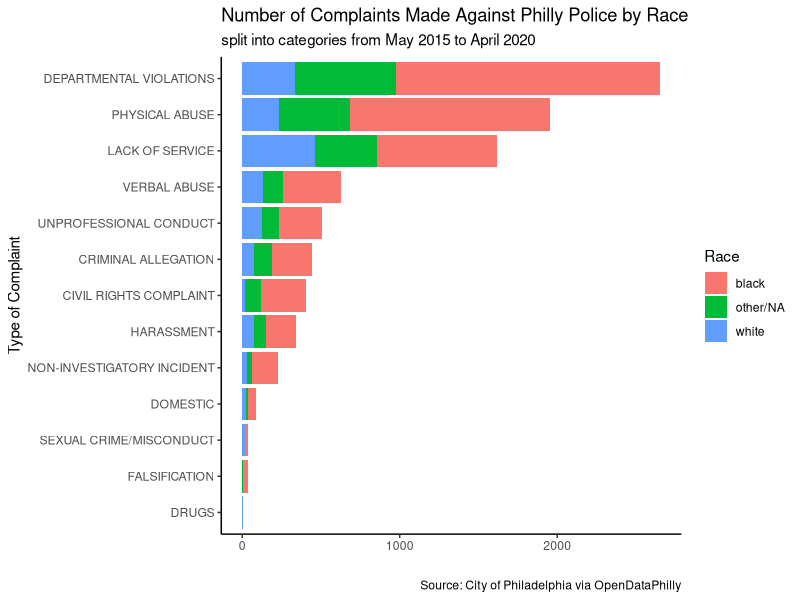
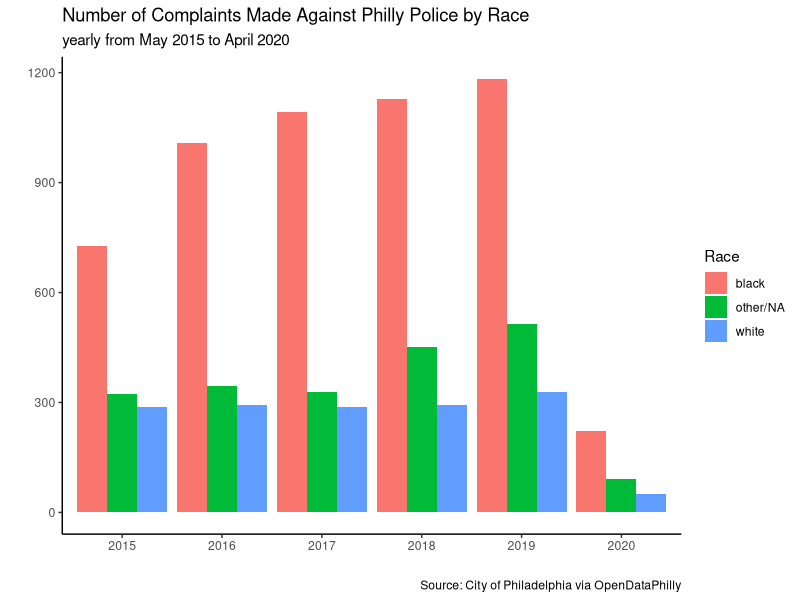

These figures' R source, in order:
## ---- chunk 1
knitr::opts_chunk$set(echo = TRUE)

# Loading in necessary packages

library(tidyverse)
library(scales)

# Reading in complaints data with details: https://www.opendataphilly.org/dataset/police-complaints

philly <- read_csv("data/ppd_complaints.csv", col_types = cols(
  complaint_id = col_character(),
  date_received = col_date(format = ""),
  district_occurrence = col_character(),
  general_cap_classification = col_character(),
  summary = col_character()
))

# Reading in complaints data with demographics

demographics <- read_csv("data/ppd_complainant_demographics.csv", col_types = cols(
  complaint_id = col_character(),
  complainant_sex = col_character(),
  complainant_race = col_character(),
  complainant_age = col_double()
))

# Reading in complaints data disciplines

disciplines <- read_csv("data/ppd_complaint_disciplines.csv", col_types = cols(
  complaint_id = col_character(),
  officer_id = col_double(),
  po_race = col_character(),
  po_sex = col_character(),
  po_assigned_unit = col_character(),
  allegations_investigated = col_character(),
  investigative_findings = col_character(),
  disciplinary_findings = col_character()
))

# Joining complaints with demographics and disciplines by complaint_id

philly_full <- philly %>%
  full_join(demographics, by = "complaint_id") %>%
  full_join(disciplines, by = "complaint_id")
## ---- chunk 2

# Cleaning data for visualization. I pull out the year from the date and then
# select the necessary variables. Next, I group complaints from people that are
# not White or Black and NA values into a separate group because they make up a
# smaller proportion of complaints and are not the main focus of the article.
# The last drop_na() is to remove one row of data with no category variable.

philly_clean <- philly_full %>%
  mutate(year = format(as.Date(date_received, format = "%Y-%m-%d"), "%Y")) %>%
  select(year, district_occurrence, general_cap_classification, complainant_race, investigative_findings, disciplinary_findings, officer_id) %>%
  mutate(race = case_when(
    complainant_race == "black" ~ "black",
    complainant_race == "white" ~ "white",
    TRUE ~ "other/NA"
  )) %>% 
  drop_na(general_cap_classification)

## ---- chunk 3

# Preparing data for viz

data_category_race <- philly_clean %>% 
  group_by(race) %>%
  count(general_cap_classification)

# First viz breaks down all complaints into categories and race.

complaints_by_category_race <- data_category_race %>%
  ggplot(aes(x = reorder(general_cap_classification, n), y = n, fill = reorder(race, -n))) +
  geom_col() +
  coord_flip() +
  theme_classic() +
  labs(title = "Number of Complaints Made Against Philly Police by Race",
       subtitle = "split into categories from May 2015 to April 2020",
       x = "Type of Complaint",
       y = "",
       fill = "Race",
       caption = "Source: City of Philadelphia via OpenDataPhilly")

complaints_by_category_race

# Code to save image into png

# png("graphics/complaints_by_category_race.png", units="in", width=8, height=5, res=300)
# print(complaints_by_category_race)
# dev.off()

## ---- chunk 4

# Preparing data for viz

data_year_race <- philly_clean %>% 
  group_by(year, race) %>% 
  count()

# Second viz breaks down all complaints by year and race.

complaints_by_year_race <- data_year_race %>% 
  ggplot(aes(x = year, y = n, fill = reorder(race, -n))) +
  geom_col(position = "dodge") +
  theme_classic() +
  labs(title = "Number of Complaints Made Against Philly Police by Race",
       subtitle = "yearly from May 2015 to April 2020",
       x = "",
       y = "",
       fill = "Race",
       caption = "Source: City of Philadelphia via OpenDataPhilly")

complaints_by_year_race

# Code to save image into png

# png("graphics/complaints_by_year_race.png", units="in", width=6, height=4, res=300)
# print(complaints_by_year_race)
# dev.off()

## ---- chunk 5

# Preparing data for viz. Removing 4 NAs for investigative_findings.

investigate <- philly_clean %>% 
  count(investigative_findings) %>% 
  drop_na() %>% 
  mutate(prop = n / sum(n))

# Graphing investigative findings

investigative_findings <- investigate %>%
  ggplot(aes(x = "", y = prop, fill = reorder(investigative_findings, -prop), label = paste(n, percent(prop), sep=" | "))) +
  geom_col(width = 0.4) +
  geom_text(size = 3, position = position_stack(vjust = 0.5)) +
  theme_void() +
  labs(title = "Investigative Findings of Complaints",
       subtitle = "from May 2015 to April 2020",
       x = "",
       y = "",
       fill = "",
       caption = "Source: City of Philadelphia via OpenDataPhilly")

# Code to save image into png

# png("graphics/investigative_findings.png", units="in", width=4.25, height=5, res=300)
# print(investigative_findings)
# dev.off()
## ---- chunk 6

# Preparing data for viz. Removing 4 NAs for investigative_findings.

discipline <- philly_clean %>% 
  filter(disciplinary_findings != "Not Applicable") %>% 
  count(disciplinary_findings) %>% 
  drop_na() %>% 
  mutate(prop = n / sum(n))

# Graphing disciplinary action

disciplinary_findings <- discipline %>%
  ggplot(aes(x = "", y = prop, fill = reorder(disciplinary_findings, -prop), label = paste(n, percent(prop), sep=" | "))) +
  geom_col(width = 0.4) +
  geom_text(size = 3, position = position_stack(vjust = 0.5)) +
  theme_void() +
  labs(title = "Disciplinary Findings of Complaints",
       subtitle = "from May 2015 to April 2020",
       x = "",
       y = "",
       fill = "",
       caption = "Source: City of Philadelphia via OpenDataPhilly")

# Code to save image into png

# png("graphics/disciplinary_findings.png", units="in", width=4.25, height=5, res=300)
# print(disciplinary_findings)
# dev.off()
